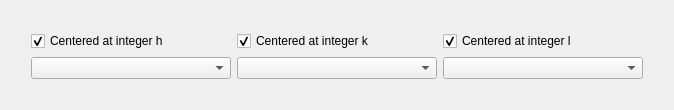
            <widget class="QWidget" name="tab_rebin">
             <attribute name="title">
              <string>Rebin</string>
             </attribute>
             <layout class="QGridLayout" name="gridLayout_20">
              <item row="2" column="6">
               <spacer name="verticalSpacer_29">
                <property name="orientation">
                 <enum>Qt::Vertical</enum>
                </property>
                <property name="sizeHint" stdset="0">
                 <size>
                  <width>20</width>
                  <height>40</height>
                 </size>
                </property>
               </spacer>
              </item>
              <item row="2" column="0">
               <spacer name="verticalSpacer_28">
                <property name="orientation">
                 <enum>Qt::Vertical</enum>
                </property>
                <property name="sizeHint" stdset="0">
                 <size>
                  <width>20</width>
                  <height>40</height>
                 </size>
                </property>
               </spacer>
              </item>
              <item row="2" column="3">
               <layout class="QGridLayout" name="gridLayout_74">
                <item row="0" column="0">
                 <widget class="QCheckBox" name="checkBox_centered_k">
                  <property name="text">
                   <string>Centered at integer k</string>
                  </property>
                  <property name="checked">
                   <bool>true</bool>
                  </property>
                 </widget>
                </item>
                <item row="1" column="0">
                 <widget class="QComboBox" name="comboBox_rebin_k">
                  <property name="minimumSize">
                   <size>
                    <width>200</width>
                    <height>0</height>
                   </size>
                  </property>
                 </widget>
                </item>
               </layout>
              </item>
              <item row="2" column="2">
               <layout class="QGridLayout" name="gridLayout_58">
                <item row="0" column="0">
                 <widget class="QCheckBox" name="checkBox_centered_h">
                  <property name="minimumSize">
                   <size>
                    <width>0</width>
                    <height>0</height>
                   </size>
                  </property>
                  <property name="text">
                   <string>Centered at integer h</string>
                  </property>
                  <property name="checked">
                   <bool>true</bool>
                  </property>
                 </widget>
                </item>
                <item row="1" column="0">
                 <widget class="QComboBox" name="comboBox_rebin_h">
                  <property name="minimumSize">
                   <size>
                    <width>200</width>
                    <height>0</height>
                   </size>
                  </property>
                 </widget>
                </item>
               </layout>
              </item>
              <item row="2" column="4">
               <layout class="QGridLayout" name="gridLayout_75">
                <item row="0" column="0">
                 <widget class="QCheckBox" name="checkBox_centered_l">
                  <property name="text">
                   <string>Centered at integer l</string>
                  </property>
                  <property name="checked">
                   <bool>true</bool>
                  </property>
                 </widget>
                </item>
                <item row="1" column="0">
                 <widget class="QComboBox" name="comboBox_rebin_l">
                  <property name="minimumSize">
                   <size>
                    <width>200</width>
                    <height>0</height>
                   </size>
                  </property>
                 </widget>
                </item>
               </layout>
              </item>
              <item row="0" column="2">
               <spacer name="horizontalSpacer_71">
                <property name="orientation">
                 <enum>Qt::Horizontal</enum>
                </property>
                <property name="sizeHint" stdset="0">
                 <size>
                  <width>40</width>
                  <height>20</height>
                 </size>
                </property>
               </spacer>
              </item>
              <item row="3" column="3">
               <spacer name="horizontalSpacer_73">
                <property name="orientation">
                 <enum>Qt::Horizontal</enum>
                </property>
                <property name="sizeHint" stdset="0">
                 <size>
                  <width>40</width>
                  <height>20</height>
                 </size>
                </property>
               </spacer>
              </item>
             </layout>
            </widget>
